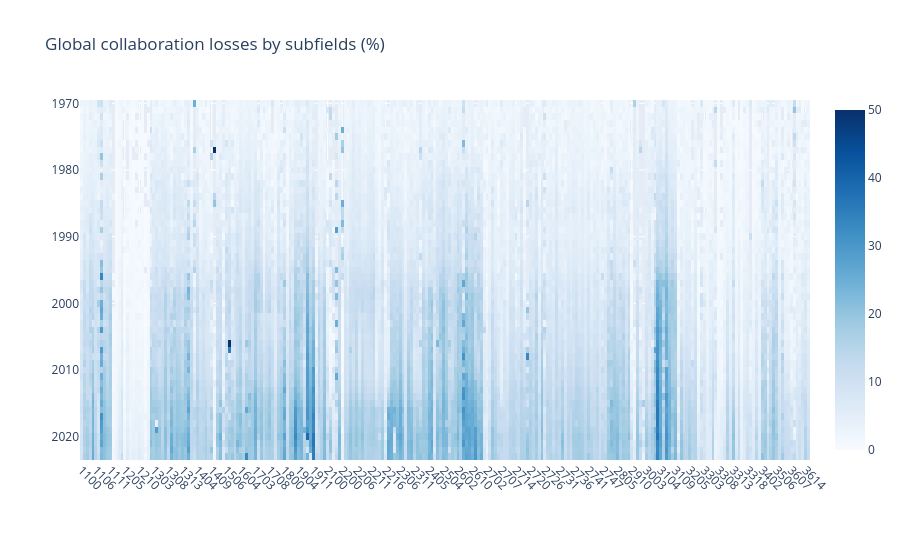

The code cell stored with this chart in its notebook:
### Code cell
fig = uf.plotly_heatmap(
    df_loss,
    x_labels=df_loss.columns.astype(str),
    y_labels=df_loss.index,
    x_type="subfield",
    z_min=0, z_max=50,
    line_height=10,
    colorscale="non-symmetric",
    title="Global collaboration losses by subfields (%)"
)
fig.show()
# fig.write_image("../images/global_collaboration_losses_all_1970_2023.png",
#                 width=1200, height=600, scale=2)

### Figure 1 — Plotly figure (JSON) as saved in the notebook; plotly's stock layout.template omitted (floating-point values rounded to 4 significant figures; data arrays with more than 128 entries replaced by an {"elided": "..."} marker saying what was removed)
{"data": [{"colorscale": [[0, "rgb(247,251,255)"], [0.125, "rgb(222,235,247)"], [0.25, "rgb(198,219,239)"], [0.375, "rgb(158,202,225)"], [0.5, "rgb(107,174,214)"], [0.625, "rgb(66,146,198)"], [0.75, "rgb(33,113,181)"], [0.875, "rgb(8,81,156)"], [1, "rgb(8,48,107)"]], "customdata": {"elided": "54x252x2 mixed values"}, "hovertemplate": "<b>X: </b>%{customdata[0]}<br><b>Y: </b>%{customdata[1]}<br><b>Z: </b> %{z:.3f}<br><extra></extra>", "type": "heatmap", "x": {"elided": "252 str values"}, "y": [1970, 1971, 1972, 1973, 1974, 1975, 1976, 1977, 1978, 1979, 1980, 1981, 1982, 1983, 1984, 1985, 1986, 1987, 1988, 1989, 1990, 1991, 1992, 1993, 1994, 1995, 1996, 1997, 1998, 1999, 2000, 2001, 2002, 2003, 2004, 2005, 2006, 2007, 2008, 2009, 2010, 2011, 2012, 2013, 2014, 2015, 2016, 2017, 2018, 2019, 2020, 2021, 2022, 2023], "z": {"elided": "54x252 float values"}, "zmax": 50, "zmin": 0}], "layout": {"height": 540, "title": {"text": "Global collaboration losses by subfields (%)"}, "xaxis": {"automargin": true, "tickangle": 45}, "yaxis": {"automargin": true, "autorange": "reversed"}}}
